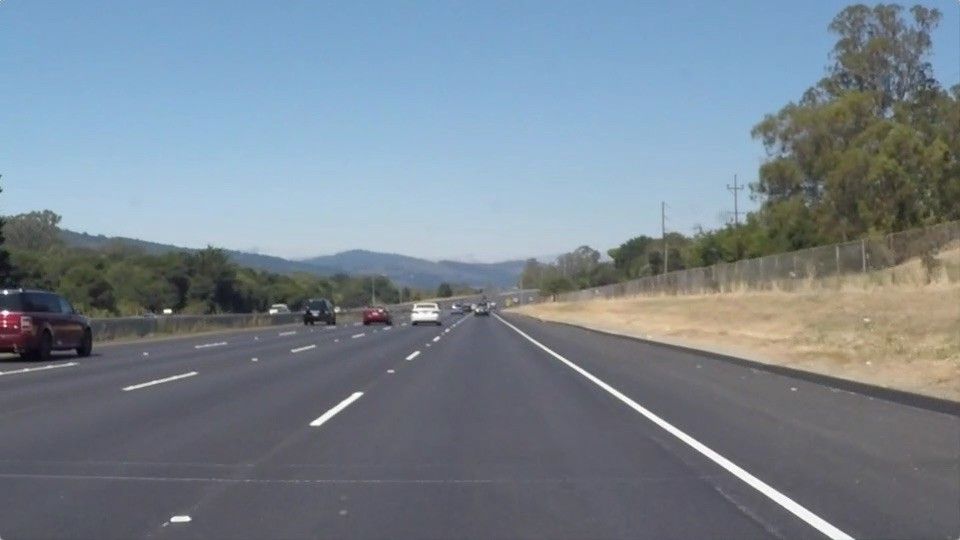
#> input picture road.jpeg, 960 x 540 px, given in place of video.mp4, which was not available
$ python main.py   (older library calls are emulated)
#> lines starting #> are read from the running program, lines starting #| are printed output that depends on the picture; after the words box and inside, x2 and y2 are one past the last pixel; in counts of white or black regions, pixels touching at a corner belong together; pictures that were not available may be replaced by others from this repository, and a replacement may not be noted
### lanes.py
import numpy as np
import cv2

def get_furthest_pixel(row, rightmost, start, end):
	step = 3

	row = row[int(start):int(end)]
	length = len(row)
	if rightmost:
		for i in range(0, length, step):
			if (row[length-i-1] == 255): return length-i-1 + (start-1)
	else:
		for i in range(0, length, step):
			if (row[i] == 255): return i + (start-1)

	return -1

def preprocess(img):
	gray = cv2.cvtColor( img, cv2.COLOR_RGB2GRAY )
	kernel = np.ones((5,5),np.float32)/25
	gray = cv2.filter2D(gray,-1,kernel)
	ret, thresh = cv2.threshold(gray,185,255,cv2.THRESH_BINARY)
	return thresh

def draw_lane(img, points, color):
	height, width, channels = img.shape
	#points = [x for x in points if x[1] > height * 0.2]
	n = len(points) - 1
	for i in range(n):
		j = i + 1
		if points[i][0] == 0 or points[j][0] == 0: continue
		cv2.line(img,(points[i][0], points[i][1]),(points[j][0], points[j][1]),color,5)
	return img

def poly(x, params):
	n = len(params) - 1
	res = 0
	for i in range(len(params)):
		res += params[n-i] * (x**i)
	return res

def fit_curve(points, degree):
	#z = np.array([i for i in points if i[1] < height * 0.80 and i[1] > height * 0.10])
	x = [i for i in points.T[1]]
	y = [i for i in points.T[0]]
	params = np.polyfit(x, y, degree)
	for point in points: point[0] = int(poly(point[1], params))
	return points

def filter_lane(current, previous, pfilter):
	if previous.size == 0: return current
	return (pfilter*previous + (1-pfilter)*current).astype(int)

# [9 lines left out: function get_next_point, not called in this run]

def get_lane_points(img):
	'''Pre-processing'''
	thresh = preprocess(img)

	'''Variables'''
	step = 10	#Step for row processing
	height, width, = thresh.shape
	stop = 0
	left = width * 0.2
	right = width * 0.8
	center = int(width/2)

	num_steps = int(height/step)
	lefts = np.zeros((num_steps,2), dtype=np.int)
	rights = np.zeros((num_steps,2), dtype=np.int)

	height -= 1
	while height > stop:
		num_steps -= 1

		l = get_furthest_pixel(thresh[height], True, 0, center-50)
		r = get_furthest_pixel(thresh[height], False, center+50, width-1)

		if l != -1 and r != -1: center = (r + l) / 2

		if l != -1: left = l
		else:  l = left

		if r != -1: right = r
		else:  r = right

		lefts[num_steps] = [int(l), height]
		rights[num_steps] = [int(r), height]

		height -= step

	return lefts, rights, thresh

def find_lanes(img, left_lane, right_lane):
	'''Variables'''
	pfilter = 0.90
	degree = 2

	'''Get unfiltered lane points'''
	l, r, thresh = get_lane_points(img)

	#img = draw_lane(img, l, (250, 0, 250))
	#img = draw_lane(img, r, (250, 0, 250))

	'''Fit curve'''
	l = fit_curve(l, degree)
	r = fit_curve(r, degree)

	'''Filter'''
	left_lane = filter_lane(l, left_lane, pfilter)
	right_lane = filter_lane(r, right_lane, pfilter)
	center_lane = np.array([[(left_lane[i][0] + right_lane[i][0])/2, left_lane[i][1]]for i, j in enumerate(left_lane)]).astype(int)

	'''Draw Lines'''
	white = np.full_like(img, 0)
	white = draw_lane(white, left_lane, (1, 1, 250))
	white = draw_lane(white, right_lane, (1, 1, 250))
	white = draw_lane(white, center_lane, (1, 250, 250))

	return white, left_lane, right_lane, thresh

'''
cap = cv2.VideoCapture('video2.mp4')
left_lane = np.array([])
right_lane = np.array([])
ret, frame = cap.read()
height, width, channels = frame.shape

fourcc = cv2.VideoWriter_fourcc(*'XVID')
out = cv2.VideoWriter('output.avi',fourcc, 30.0, (width, height))

while cap.isOpened():
	ret, frame = cap.read()
	if not ret: break

	frame, left_lane, right_lane = find_lanes(frame, left_lane, right_lane)
	cv2.imshow('frame', frame)
	out.write(frame)
	if cv2.waitKey(1) & 0xFF == ord('q'):
		break

cap.release()
out.release()
cv2.destroyAllWindows()

'''

### main.py
import cv2
import numpy as np
import lanes

cap = cv2.VideoCapture('video.mp4')
left_lane = np.array([])
right_lane = np.array([])
ret, frame = cap.read()
#> frame is the input picture: shape (540, 960, 3); mean B, G, R 143.7, 132.5, 120.3
height, width, channels = frame.shape
#> height = 540; width = 960; channels = 3

fourcc = cv2.VideoWriter_fourcc(*'XVID')
out = cv2.VideoWriter('output.avi',fourcc, 30.0, (width, height))
out_warped = cv2.VideoWriter('warped.avi',fourcc, 30.0, (width, height))
out_thresh = cv2.VideoWriter('thresh.avi',fourcc, 30.0, (width, height))

pts1 = np.float32([[width*0.44,height*0.20], 	#tl
				   [width*0.56,height*0.20],	#tr
				   [width*1.00,height*0.85],	#br
				   [width*0.00,height*0.85]])	#bl

pts2 = np.float32([[width*0.20,height*0.00],	#tl
				   [width*0.80,height*0.00],	#tr
				   [width*0.80,height*1.00],	#br
				   [width*0.20,height*1.00]])	#bl

draw_pts = pts1.astype(int).reshape((-1,1,2))
M = cv2.getPerspectiveTransform(pts1,pts2)
M_prime = cv2.getPerspectiveTransform(pts2,pts1)

while cap.isOpened():
	ret, frame = cap.read()
	if not ret: break

	img = np.copy(frame)
	#cv2.polylines(img,[draw_pts],True,(0,255,255))
	warped = cv2.warpPerspective(img,M,(width,height))
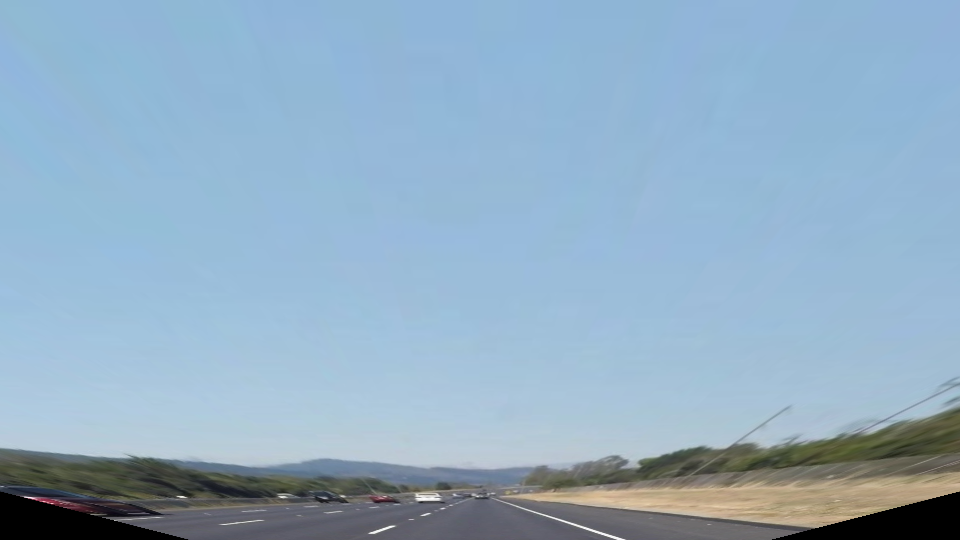
#> warped: shape (540, 960, 3); mean B, G, R 195.7, 173.6, 145.6
	warped, left_lane, right_lane, thresh = lanes.find_lanes(warped, left_lane, right_lane)
#> in preprocess, `gray = cv2.cvtColor( img, cv2.COLOR_RGB2GRAY )`:
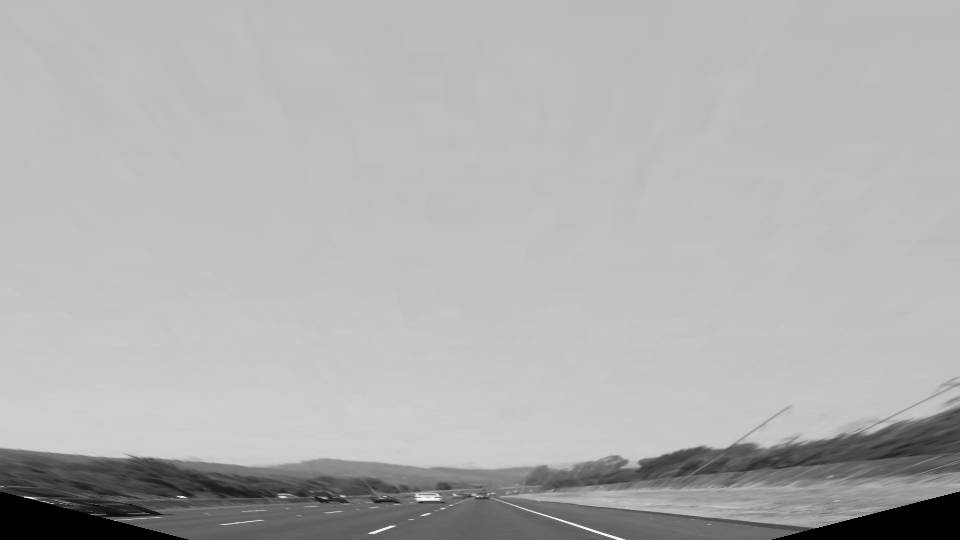
#> gray: shape (540, 960); min 0, max 253, mean 177
#> in preprocess, `ret, thresh = cv2.threshold(gray,185,255,cv2.THRESH_BINARY)`:
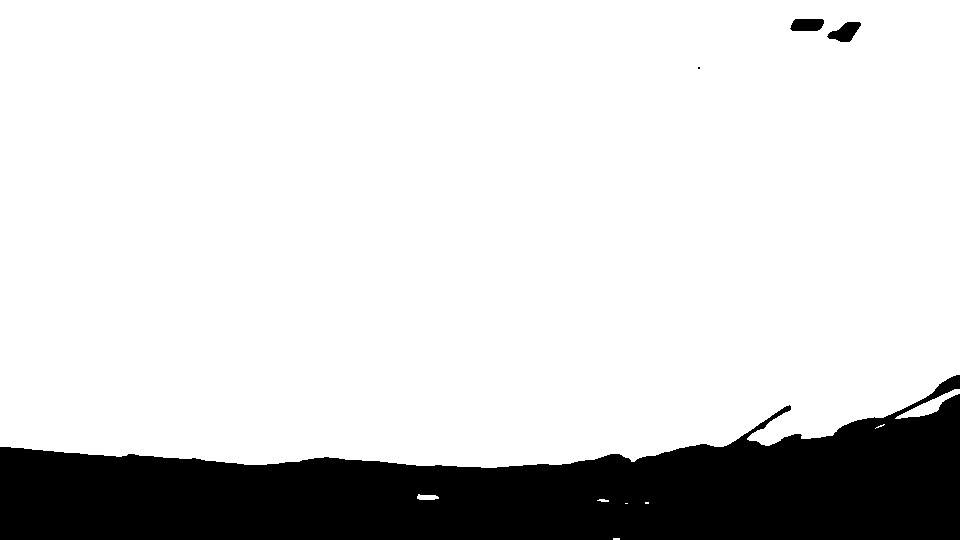
#> thresh: shape (540, 960); 83.2% white; 4 black regions (1 under 20 px), largest, box (x1, y1, x2, y2) and area: (0, 375, 960, 540) 86130, (827, 22, 861, 42) 401, (790, 19, 824, 31) 363
#> the loop in get_lane_points, `while height > stop:` made 54 passes
#> (center, left, right) on passes 5, 9, 10, 11, 12, 13, 14, 15, 16, 17, 18, 19: (513, 428, 598), (511.5, 461, 562), (509.8, 459, 560.5), (507.9, 457, 558.8), (505.9, 455, 556.9), (504, 453, 554.9), (502, 451, 553), (500, 449, 551), (498, 447, 549), (496, 445, 547), (494, 443, 545), (492, 441, 543)
#> right on pass 1: 613
#> after the loop in get_lane_points, `while height > stop:`: height = -1; lefts = 54 pairs, first value 192 to 461, second value 9 to 539; num_steps = 0; rights = 54 pairs, first value 473 to 613, second value 9 to 539
#> in find_lanes, `l, r, thresh = get_lane_points(img)`: l has the same summary as lefts in get_lane_points; r has the same summary as rights in get_lane_points
#> in fit_curve, `x = [i for i in points.T[1]]`: x = 54 values from 9 to 539
#> in fit_curve, `y = [i for i in points.T[0]]`: y = 54 values, max 461 at index 45, min 192 at index 50, mean 400.3
#> in fit_curve, `params = np.polyfit(x, y, degree)`: params = [-0.00182, 0.957, 318.8]
#> the loop in fit_curve, `for point in points: point[0] = int(poly(point[1], params))` made 54 passes
#> the loop in fit_curve (call 2), `for point in points: point[0] = int(poly(point[1], params))` made 54 passes
#> after the loop in draw_lane, `for i in range(n):`:
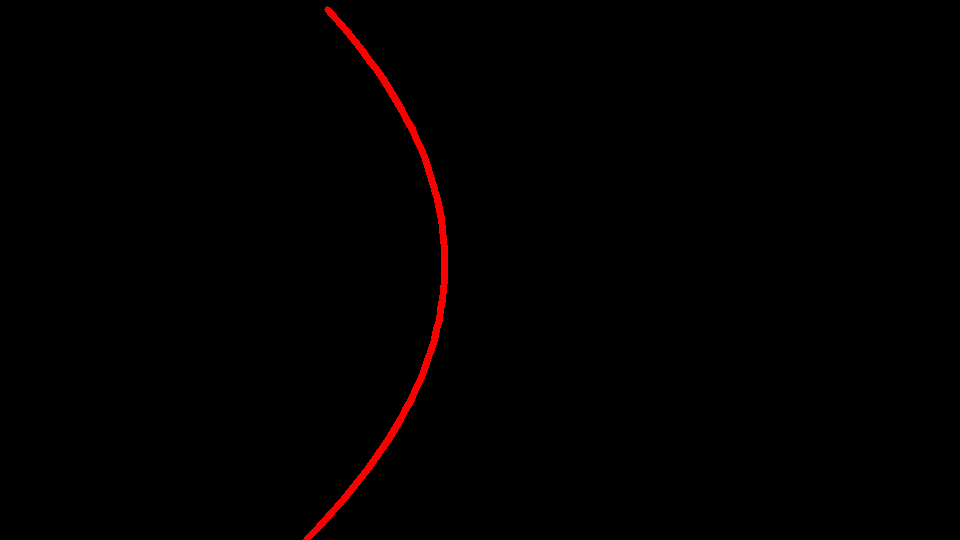
#> img: shape (540, 960, 3); mean of channels 0, 1, 2 0, 0, 2; drawn as B, G, R
#> call 2 of draw_lane, with points = array of shape (54, 2), color = (1, 1, 250)
#> after the loop in draw_lane (call 2), `for i in range(n):`:
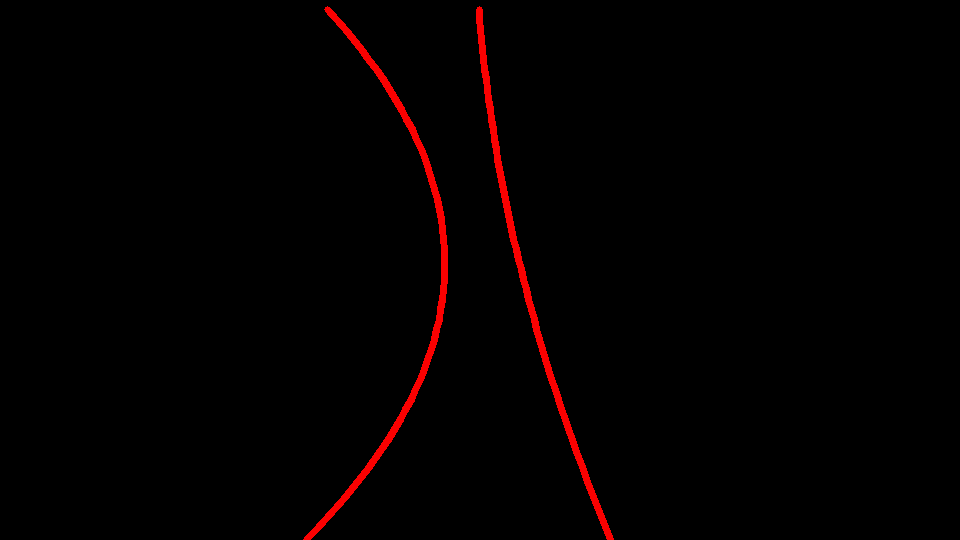
#> img: shape (540, 960, 3); 0.75% of pixels changed, all inside (x1, y1, x2, y2) = (476, 6, 614, 540); drawn as B, G, R
#> call 3 of draw_lane, with points = array of shape (54, 2), color = (1, 250, 250)
#> after the loop in draw_lane (call 3), `for i in range(n):`:
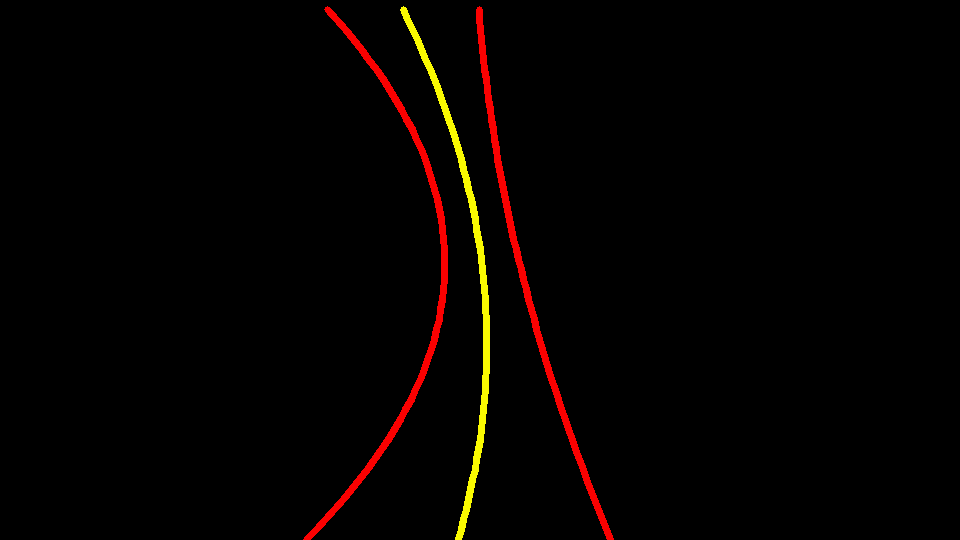
#> img: shape (540, 960, 3); 0.74% of pixels changed, all inside (x1, y1, x2, y2) = (400, 6, 490, 540); drawn as B, G, R
	unwarped = cv2.warpPerspective(warped,M_prime,(width,height))
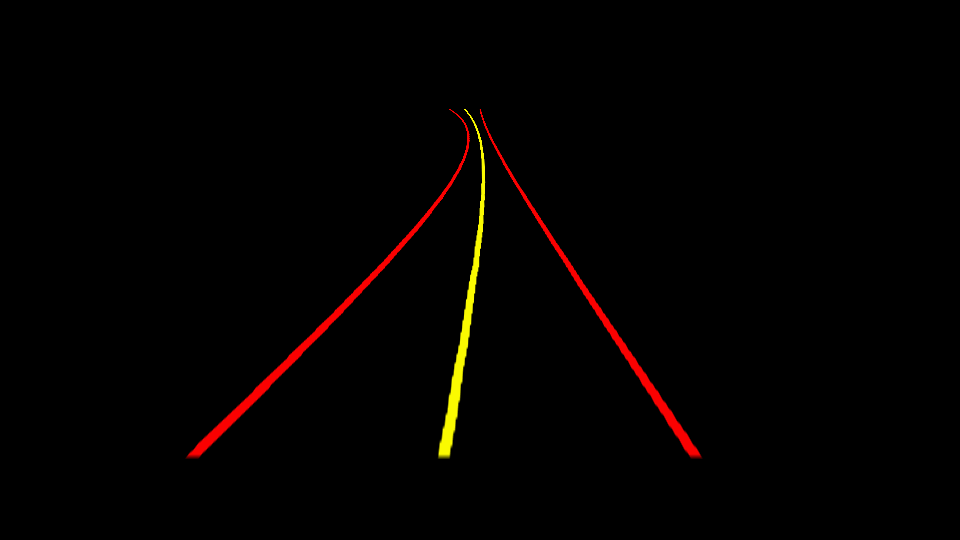
#> unwarped: shape (540, 960, 3); mean of channels 0, 1, 2 0, 1.1, 3.6; drawn as B, G, R

	frame = np.where(unwarped == 0, frame, unwarped)

	cv2.imshow('original', frame)
	cv2.imshow('warped', warped)
	cv2.imshow('thresh', thresh)
	print(type(thresh))
#| <class 'numpy.ndarray'>
	out.write(frame)
	out_warped.write(warped)
	out_thresh.write(thresh)
	if cv2.waitKey(1) & 0xFF == ord('q'):
#> (key q is pressed here)
		break

cap.release()
out.release()
out_warped.release()
out_thresh.release()
cv2.destroyAllWindows()

'''
warped = cv2.warpPerspective(img,M,(width,height))

warped, l, r = lanes.find_lanes(warped, np.array([]), np.array([]))

unwarped = cv2.warpPerspective(warped,M_prime,(width,height))

cv2.imshow('original',img)
cv2.imshow('warped',warped)
cv2.imshow('unwarped',unwarped)

cv2.waitKey(0)
'''
